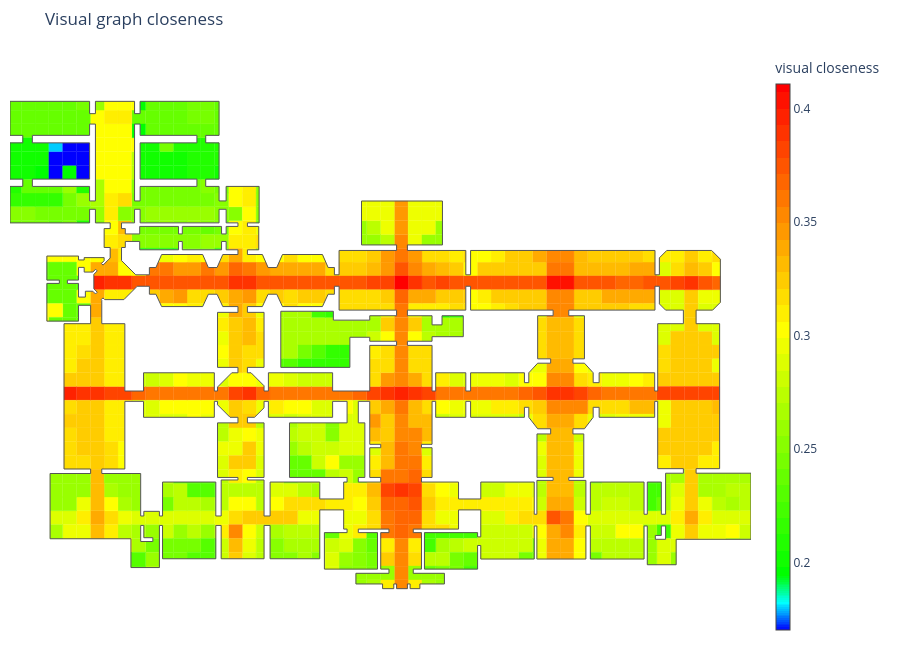
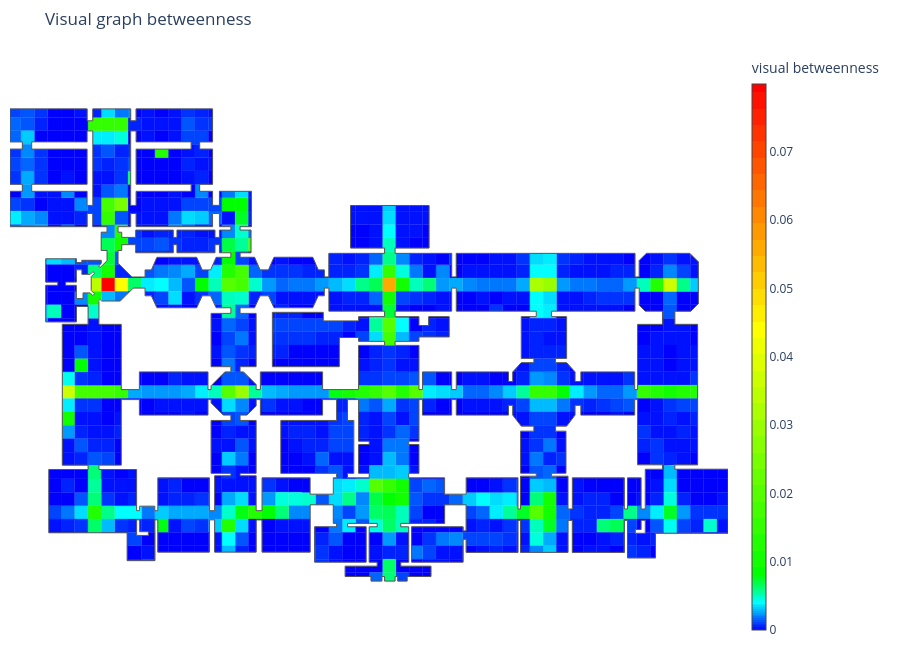

Notebook cell for these charts, in order:
### Markdown cell above
## 9. Visual closeness and betweenness
Ordinary graph closeness summarises access to other samples. Betweenness identifies cells lying on shortest visibility-step routes; it is not angular segment Choice.

### Code cell
visual_closeness = TGraph.ClosenessCentrality(visibility_graph, normalize=False, key=None, colorKey=None)
_ = show_result(visibility_graph, visual_closeness, "visual_closeness", "Visual graph closeness")
visual_betweenness = TGraph.BetweennessCentrality(visibility_graph, normalize=False, key=None, colorKey=None)
_ = show_result(visibility_graph, visual_betweenness, "visual_betweenness", "Visual graph betweenness")
